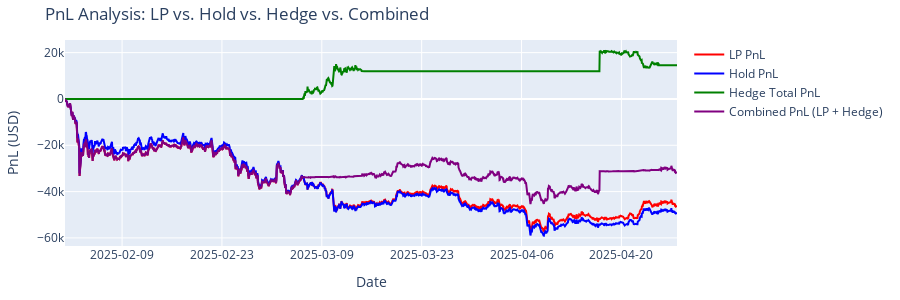

The cell this chart's notebook holds for it:
### Code cell
# Plot PnL
def plot_pnl(data_strategy):
    CHART_SIZE = 300
    required_columns = ['lp_pnl_usd', 'hold_pnl_usd', 'hedge_total_pnl_usd', 'combined_pnl_usd']
    if not all(col in data_strategy.columns for col in required_columns):
        print("Error: Missing required columns in data_strategy")
        return None

    print("\ntime_pd dtype:", data_strategy.index.dtype)
    print("time_pd head:", data_strategy.index[:5].tolist())

    fig = go.Figure()
    fig.add_trace(go.Scatter(
        x=data_strategy.index,
        y=data_strategy['lp_pnl_usd'],
        name='LP PnL',
        line=dict(width=2, color='red')
    ))
    fig.add_trace(go.Scatter(
        x=data_strategy.index,
        y=data_strategy['hold_pnl_usd'],
        name='Hold PnL',
        line=dict(width=2, color='blue')
    ))
    fig.add_trace(go.Scatter(
        x=data_strategy.index,
        y=data_strategy['hedge_total_pnl_usd'],
        name='Hedge Total PnL',
        line=dict(width=2, color='green')
    ))
    fig.add_trace(go.Scatter(
        x=data_strategy.index,
        y=data_strategy['combined_pnl_usd'],
        name='Combined PnL (LP + Hedge)',
        line=dict(width=2, color='purple')
    ))

    fig.update_layout(
        margin=dict(l=20, r=20, t=40, b=20),
        height=CHART_SIZE,
        title='PnL Analysis: LP vs. Hold vs. Hedge vs. Combined',
        xaxis_title="Date",
        yaxis_title='PnL (USD)',
        xaxis_type='date',
        xaxis=dict(tickformat='%Y-%m-%d', tickmode='auto')
    )

    fig.show()
    return fig

# Plot results
plot_pnl(results_df)
results_df.to_csv('strategy_results_hedged_pnl.csv')
# Print final PnL summary
print("\nFinal PnL Summary:")
print(f"LP PnL: ${results_df.iloc[-1]['lp_pnl_usd']:.2f}")
print(f"Hold PnL: ${results_df.iloc[-1]['hold_pnl_usd']:.2f}")
print(f"Hedge Realized PnL: ${results_df.iloc[-1]['hedge_realized_pnl_usd']:.2f}")
print(f"Hedge Unrealized PnL: ${results_df.iloc[-1]['hedge_unrealized_pnl_usd']:.2f}")
print(f"Hedge Total PnL: ${results_df.iloc[-1]['hedge_total_pnl_usd']:.2f}")
print(f"Combined PnL (LP + Hedge): ${results_df.iloc[-1]['combined_pnl_usd']:.2f}")

### Figure 1 — Plotly figure (JSON) as saved in the notebook; plotly's stock layout.template omitted (floating-point values rounded to 4 significant figures; data arrays with more than 128 entries replaced by an {"elided": "..."} marker saying what was removed)
{"data": [{"line": {"color": "red", "width": 2}, "name": "LP PnL", "type": "scatter", "x": {"elided": "2057 str values"}, "y": {"elided": "2057 float values"}}, {"line": {"color": "blue", "width": 2}, "name": "Hold PnL", "type": "scatter", "x": {"elided": "2057 str values"}, "y": {"elided": "2057 float values"}}, {"line": {"color": "green", "width": 2}, "name": "Hedge Total PnL", "type": "scatter", "x": {"elided": "2057 str values"}, "y": {"elided": "2057 float values"}}, {"line": {"color": "purple", "width": 2}, "name": "Combined PnL (LP + Hedge)", "type": "scatter", "x": {"elided": "2057 str values"}, "y": {"elided": "2057 float values"}}], "layout": {"height": 300, "margin": {"b": 20, "l": 20, "r": 20, "t": 40}, "title": {"text": "PnL Analysis: LP vs. Hold vs. Hedge vs. Combined"}, "xaxis": {"tickformat": "%Y-%m-%d", "tickmode": "auto", "title": {"text": "Date"}, "type": "date"}, "yaxis": {"title": {"text": "PnL (USD)"}}}}
